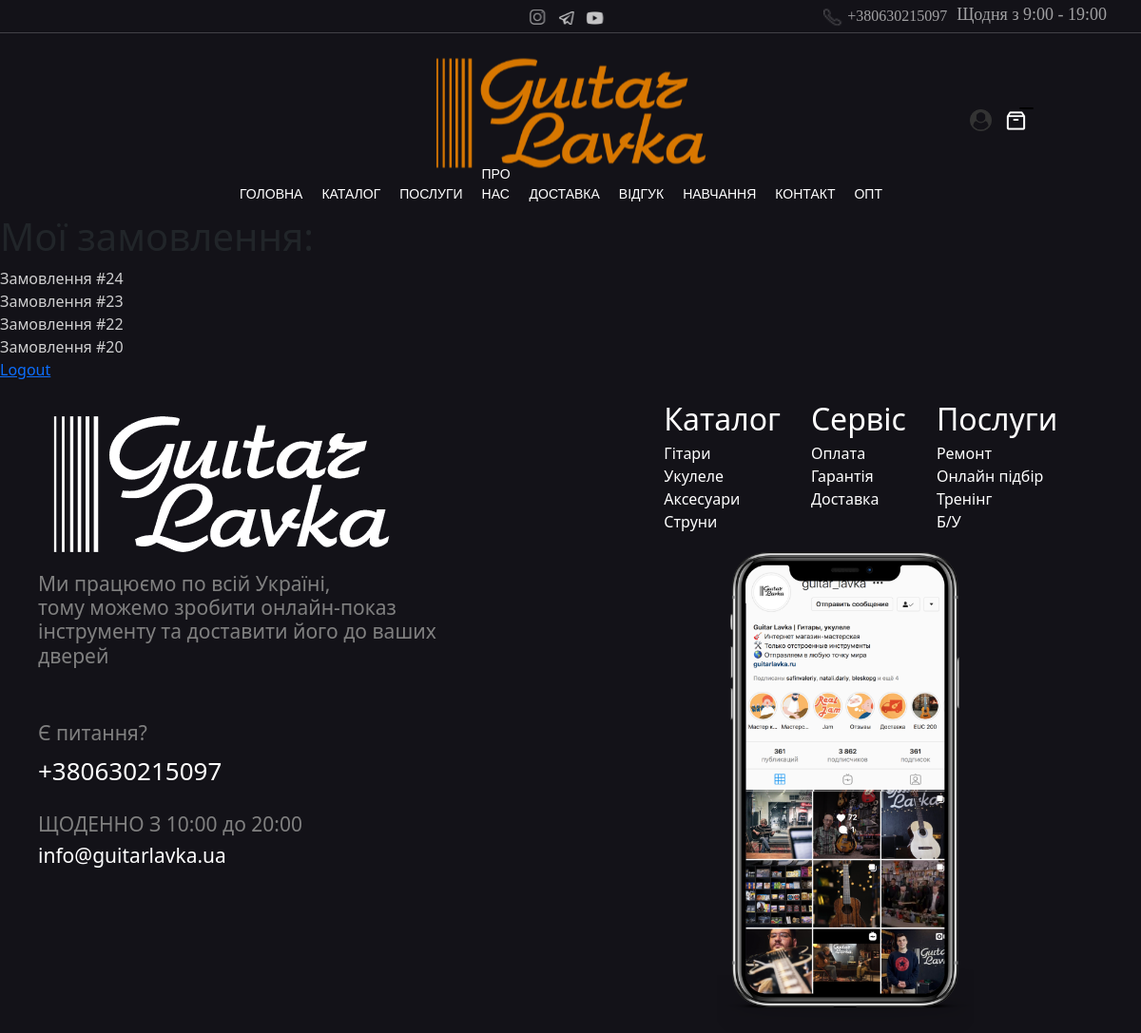
Before: /cabinet/ (signed in) with the older database file.
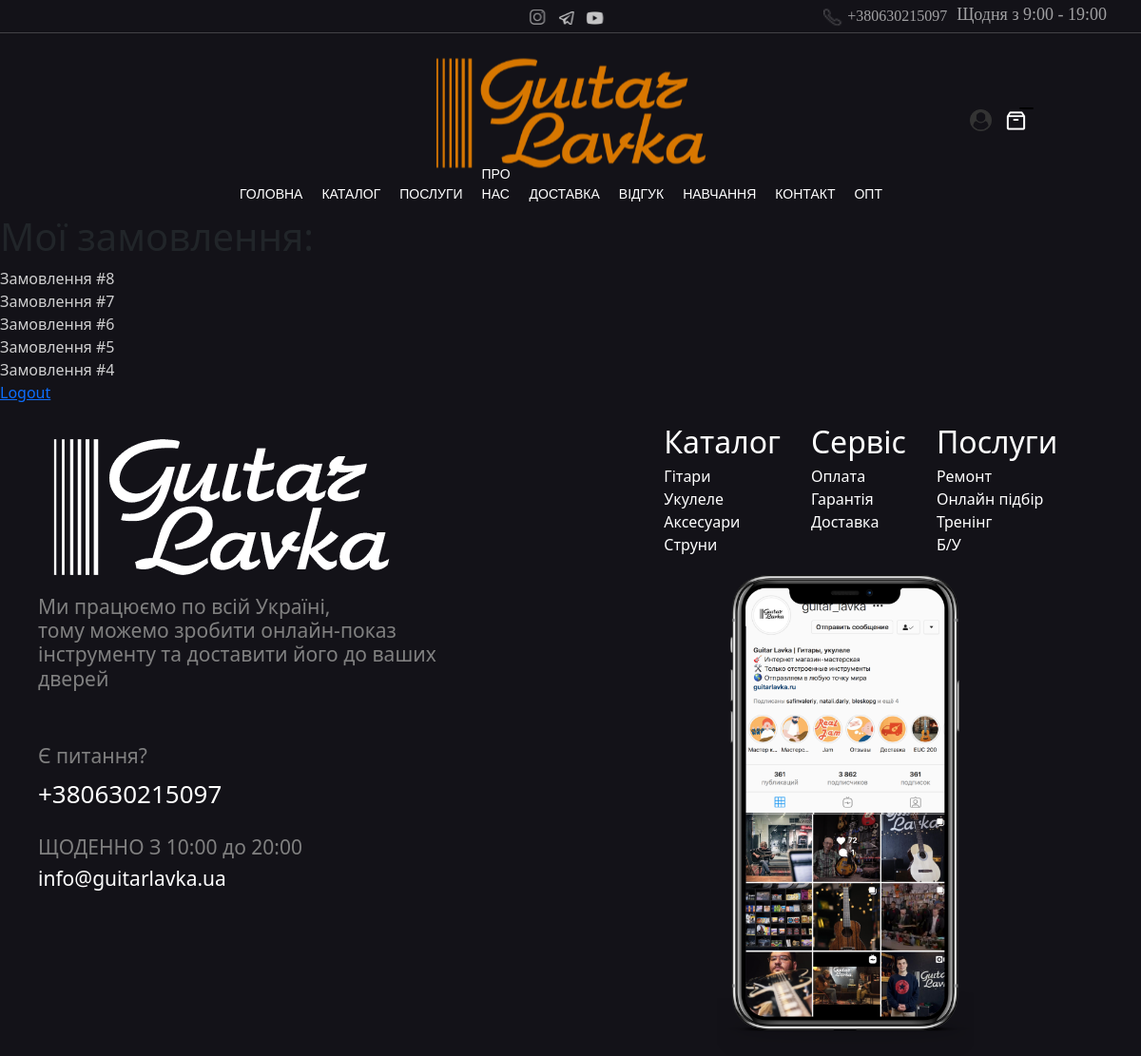
After: the same page with the newer database file.
### guitarlavka/models.py (models this page shows, shortened)
class Order(models.Model):
    id = models.AutoField(primary_key=True, editable=False, db_index=True)
    user = models.ForeignKey(User, on_delete=models.CASCADE, blank=True, null=True)
    order_items = models.ManyToManyField(OrderItem, editable=True)
    first_name = models.CharField(max_length=100, verbose_name="Імя")
    last_name = models.CharField(max_length=100, verbose_name="Прізвище")
    telephone = models.CharField(max_length=100, verbose_name="Номер телефону")
    address = models.CharField(max_length=100, verbose_name="Адреса доставки")
    comment = models.TextField(max_length=100, verbose_name="Коментарій до замовлення", blank=True, null=True)
    price = models.DecimalField(max_digits=10, decimal_places=2, verbose_name="Ціна")
    created_at = models.DateTimeField(default=timezone.now)

### guitarlavka/views.py (the view)
# urls.py: path("cabinet/", Cabinet.as_view(), name='cabinet'),
class Cabinet(DataMixin, View):
    template_name = 'authorized.html'
    model = Order
    def get(self, request):
        user = request.user
        orders = reversed(self.model.objects.filter(user=user))
        context = {
            'orders': orders,
        }
        return render(request, 'authorized.html', context)

### templates/authorized.html
{% extends 'base.html' %}
{% block content %}
    <h1>Мої замовлення:</h1>
    {% for order in orders %}
    <a href="{% url 'order' order_id=order.id %}" class="link-order-details">Замовлення #{{ order.id }}</a>
        <br>
    {% endfor %}
<p><a href="{% url 'logout' %}">Logout</a></p>
{% endblock %}

### templates/base.html (shortened to what this page needs)
<!DOCTYPE html>
<html lang="en">
<head>
    <link rel="stylesheet" href="/static/css/stylesheet.css" type="text/css" >
    <link href="https://cdn.jsdelivr.net/npm/bootstrap@5.3.0-alpha2/dist/css/bootstrap.min.css" rel="stylesheet">
</head>
<body id="body">
    <div id="brow">
        <div id="socials-container">
                <a href="" class="social-links>"><img src="/static/images/inst.svg" alt="inst" class="socials"></a>
                <a href="" class="social-links>"><img src="/static/images/tg.svg" alt="inst" class="socials"></a>
                <a href="" class="social-links>"><img src="/static/images/youtube.svg" alt="inst" class="socials"></a>
        </div>
        <div id="telephone-container">
                <a href= "tel:+380630215097" id="telephone-link">
                    <img src="/static/images/telephone.png" alt="telephone-png" id="telephone-logo">+380630215097
                </a>
            <h6>Щодня з 9:00 - 19:00</h6>
        </div>
    </div>
    <div id="top-main">
        <div class="col-3"></div>
            <div id="navigation" class="col-6">
                <a href="{% url 'home'%}" class="navigation-links">головна</a>
                <a href="{% url 'catalogue'%}" class="navigation-links">КАТАЛОГ</a>
                <a href="" class="navigation-links">ПОСЛУГИ</a>
                <a href="" class="navigation-links">ПРо НАС</a>
                <a href="{% url 'cart'%}" class="navigation-links">ДОсТАВКА</a>
                <a href="" class="navigation-links">ВІДГУК</a>
                <a href="" class="navigation-links">навчання</a>
                <a href="" class="navigation-links">КОНТАКТ</a>
                <a href="" class="navigation-links">ОПТ</a>
            </div>
        <div id="cart" class="col-3">
            <a href="{% url 'login'%}">
                <img src="/static/images/user_icon.png" width="23px" height="23px" style="margin-right:14px;">
            </a>
            <a href="{%  url 'cart'%}">
                <div id="cart-display-quantity">{{cart_quantity}}</div>
                <img src="/static/images/shopping_basket.png" id="shopping-cart">
            </a>
        </div>
    </div>
{% block content %}
{% endblock %}
</body>
<footer>
    <div id="footer_wrapper">
        <div class="guitar-lavka-foot">
            <img src="/static/images/Logo_footer.png" height="185" width="386">
            <br>
            <h2>Ми працюємо по всій Україні,<br> тому можемо зробити онлайн-показ інструменту та доставити його до ваших дверей</h2>
            <br>
            <br>
            <h2>Є питання?</h2>
            <a href="tel:+380630215097">+380630215097</a>
            <br>
            <br>
            <h2>ЩОДЕННО З 10:00 до 20:00</h2>
            <h3>info@guitarlavka.ua</h3>
        </div>
        <div>
        </div>
        <div>
        <div id="footer-nav-links">
            <ul>
            <li><a class="footer-big-link" href="">Каталог</a></li>
                <li><a class="footer-small-link" href="http://127.0.0.1:8000/catalogue/?categories=1">Гітари</a></li>
                <li><a class="footer-small-link" href="http://127.0.0.1:8000/catalogue/?categories=2">Укулеле</a></li>
                <li><a class="footer-small-link" href="http://127.0.0.1:8000/catalogue/?categories=6">Аксесуари</a></li>
                <li><a class="footer-small-link" href="http://127.0.0.1:8000/catalogue/?categories=3">Струни</a></li>
            </ul>
            <ul>
                <li><a class="footer-big-link" href="">Сервіс</a></li>
                <li><a class="footer-small-link" href="{% url 'cart'%}">Оплата</a></li>
                <li><a class="footer-small-link" href="">Гарантія</a></li>
                <li><a class="footer-small-link" href="">Доставка</a></li>
            </ul>
            <ul>
                <li><a class="footer-big-link" href="{% url 'catalogue'%}">Послуги</a></li>
                <li><a class="footer-small-link" href="">Ремонт</a></li>
                <li><a class="footer-small-link" href="{% url 'catalogue'%}">Онлайн підбір</a></li>
                <li><a class="footer-small-link" href="">Тренінг</a></li>
                <li><a class="footer-small-link" href="{% url 'catalogue'%}">Б/У</a></li>
            </ul>
        </div>
            <div id="footer-image">
                <img src="/static/images/footer-image-insta.png">
            </div>
        </div>
    </div>
</footer>
</html>

### static/css/stylesheet.css (style rules this page uses)
html { background-color: #131218; }
#body { box-sizing: border-box; background-color: #131218; margin:0; padding:0; min-height: 750px; }
#brow { background-color: #131218; display: flex; width:100%; height: 30px; margin:5px 0 0 0; padding:0; border:solid rgba(255, 255, 255, 0.2); border-width: 0 0 1px 0; }
.socials { margin: 0; padding: 0 0 0 10px; opacity:75%; image-resolution: from-image; width: 30px; text-decoration: none; }
#telephone-logo { height:20px; width:20px; margin:0 5px 0 0; }
#telephone-link { font-family: "Times New Roman", serif; color: #ffffff; opacity:60%; margin-right:10px; text-decoration: none; }
#telephone-container { display: flex; justify-content: flex-end; width:44%; margin-right:10px; }
#telephone-container > h6 { font-family: "Times New Roman", sans-serif; font-size: 18px; font-weight: normal; align-self:center; justify-content: center; color: #ffffff; opacity: 60%; }
#socials-container { display: flex; justify-content: flex-end; width: 53%; }
#top-main { display:flex; height: 180px; width:100%; background-color: #131218; justify-content: center; margin-bottom: 10px; }
#navigation { display:flex; align-items: flex-end; justify-content: center; background-image: url("/static/images/Logo.svg"); background-repeat: no-repeat; background-position:50%; height:180px; background-color: #131218; }
.navigation-links { text-transform: uppercase; font-family: sans-serif; font-size: 14px; color: #ffffff; margin:0 20px 0 0; text-decoration: none; background-color: #131218; }
#cart { display:flex; margin-left:auto; justify-content: center; align-items: center; }
#cart-display-quantity { display: flex; justify-content: center; align-content: center; margin-left: 15px; font-size: 9px; background: black; color: white; border: 1px solid black; width: 15px; height: px; text-decoration: none; border-radius: 10px; position: absolute; }
footer { width:100%; display:flex; justify-content: center; }
#footer_wrapper { margin-left:40px; display:grid; grid-template-columns: 12fr 1fr 15fr; grid-template-rows: 200px 3fr 1fr; }
.guitar-lavka-foot h2 { color: grey; font-size:21px; flex-wrap: wrap; }
.guitar-lavka-foot a { color: #fff; font-size:26px; }
.guitar-lavka-foot a { text-decoration: none; }
.guitar-lavka-foot h3 { color: #fff; font-size:21px; flex-wrap: wrap; }
#footer-image { display:flex; justify-content: center; }
#footer-image img { width: 270px; height:510px; }
#footer-nav-links .footer-big-link { font-size: 32px; text-decoration: none; color: #fff; }
#footer-nav-links .footer-small-link { text-decoration: none; color: #fff; }
#footer-nav-links { display:flex; justify-content: center; }
#footer-nav-links li { list-style-type: none; }
.link-order-details { margin-top:200px; text-decoration: none; color:rgba(255,255,255,0.8); }

Changed rows visible on the page:
removed Order: id "24"
removed Order: id "23"
removed Order: id "22"
removed Order: id "20"
added Order: id "8"
added Order: id "7"
added Order: id "6"
added Order: id "5"
added Order: id "4"
